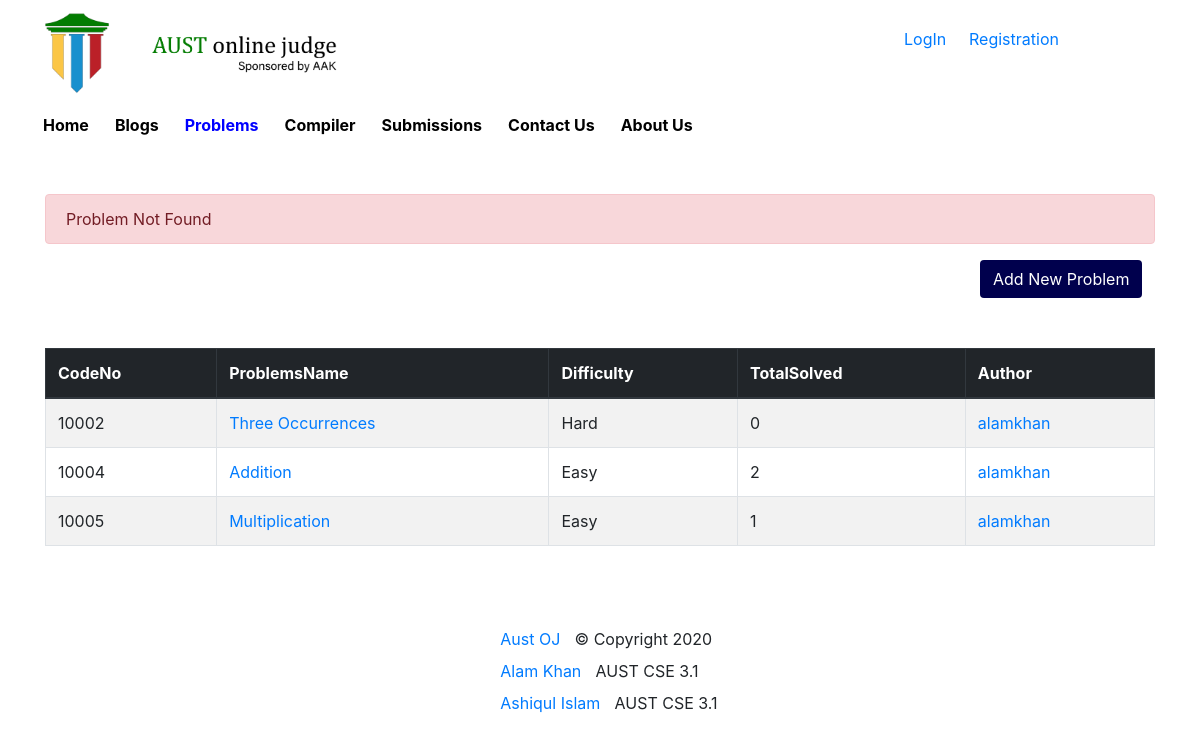
/problems.php?error, run on the app's committed database.
### tables this page shows
CREATE TABLE `project_picture` (
  `name` varchar(200) NOT NULL,
  `path` varchar(200) NOT NULL
);

CREATE TABLE `problemset` (
  `id` int(11) NOT NULL,
  `name` varchar(200) NOT NULL,
  `difficulty` varchar(200) NOT NULL,
  `totalsolved` int(11) NOT NULL,
  `timelimit` int(11) NOT NULL,
  `statement` longtext NOT NULL,
  `inputformat` longtext NOT NULL,
  `constraints` longtext NOT NULL,
  `outputformat` longtext NOT NULL,
  `sampleinput` longtext NOT NULL,
  `sampleoutput` longtext NOT NULL,
  `hiddeninput` longtext NOT NULL,
  `hiddenoutput` longtext NOT NULL,
  `author` varchar(200) NOT NULL,
  `authorid` int(11) NOT NULL
);

### problems.php (the view, shortened to what this page needs)
<?php
    if(isset($_SESSION['username']))
        include 'loggedin.php';
    else
    include 'notloggedin.php';
?>
<!DOCTYPE html>
<html lang="en">
<head>
        <link rel="stylesheet" href="css/bootstrap.min.css" />
        <link rel="stylesheet" href="css/main.css" />
    </head>
<body>
    <div class="Row">
        <div class="container">
                <div class="row bar">
                        <div class = "col-1.5">
                            <a href="index.php"><button type="button" class="btn homebutton"><b>Home</b></button></a>
                        </div>
                        <div class = "col-1.5">
                            <a href="blogs.php"><button type="button" class="btn homebutton"><b>Blogs</b></button></a>
                        </div>
                        <div class = "col-1.5">
                            <a href="problems.php"><button type="button" class="btn mybutton"><b>Problems</b></button></a>
                        </div>
                        <div class = "col-1.5">
                            <a href="compiler.php"><button type="button" class="btn homebutton"><b>Compiler</b></button></a>
                        </div>
                        <div class = "col-1.5">
                            <a href="submissions.php"><button type="button" class="btn homebutton"><b>Submissions</b></button></a>
                        </div>
                        <div class = "col-1.5">
                            <a href="contactus.php"><button type="button" class="btn homebutton"><b>Contact Us</b></button></a>
                        </div>
                        <div class = "col-1.5">
                            <a href="aboutus.php"><button type="button" class="btn homebutton"><b>About Us</b></button></a>
                        </div>
                </div>
                <div class ="row space"></div>
            </div>
        <div class= "container" >
            <?php
                if(isset($_GET['error']))
                {
                     $Msg = "Problem Not Found";
                    echo '<div class="alert alert-danger">'.$Msg.'</div>';
                }
            ?>
        </div>
    <div class="container">
    	<div class="row">
    	<div class = "col-10"> </div>
    	        <form action="add-new-problem.php">
                    <button type="Submit" class="btn loginbutton" value="Submit" name=""> Add New Problem</button>
                </form>
                </div>
		<table class="table table-bordered table-striped">
		<thead class="thead-dark">
		<tr>
			<th>CodeNo</th>
			<th>ProblemsName</th>
			<th>Difficulty</th>
			<th>TotalSolved</th>
            <th>Author</th>
		</tr>
		</thead>
		<?php
		$conn = mysqli_connect("localhost","root","","170204084");
         $sql = "SELECT * FROM problemset";
         $result= $conn->query($sql);
         if($result-> num_rows >0){
         	while($row = $result-> fetch_assoc()){
         		echo "<tr><td>".$row["id"]."</td><td><a  href=\"problem-view.php?id=".$row["id"]."\">".$row["name"]."</a></td> <td>".$row["difficulty"]."</td><td>".$row["totalsolved"]."</td><td><a  href=\"profile.php?id=".$row["authorid"]."\">".$row["author"]."</a></td></tr>";
         	}
         }
         else{
         }
		?>
	</table>
	</div>
</div>
</body>
</html>
<?php
    include 'footer.php';
?>

### notloggedin.php (shortened to what this page needs)
<?php
	$conn = new mysqli("localhost", "root","", "170204084");
    $sql = "SELECT * FROM project_picture where name= 'logo'";
    $result= $conn->query($sql);
    while($row = $result-> fetch_assoc())
    {
        $pic= $row["path"];
    }
?>
<!doctype html>
<html lang="en">
	<head>
	    <link rel="stylesheet" href="css/bootstrap.min.css" />
	    <link rel="stylesheet" href="css/main.css" />
	</head>
	<body>
		<div class='Row'>
			<div class="container">
				<div class="row">
					<div class="col-8">
						<img src="<?php echo $pic ?>" class = "logo">
					</div>
					<div class = "login" >
						<a  href="login.php">LogIn</a>
					</div>
					<div class =  "regi">
						<a  href="register.php" >Registration</a>
					</div>
				</div>
			</div>
		</div>
	</body>
</html>

### css/main.css (style rules this page uses)
.Row { background: white; margin: 1%; }
.regi { margin-left: 2%; margin-top: 15px; }
.login { margin-top: 15px; margin-left: 10%; }
.logo { width : 40%; height: auto; }
.homebutton { background-color:White; box-shadow:White; }
.mybutton { background-color:White; box-shadow:White; color : #0000ff; }
.space { height: 50px; }
.table-striped { margin-top: 50px; }
.loginbutton { background-color:#00004d; box-shadow:#009933; color: white; }

### data on the page
project_picture: path (picture)
problemset: id "10002", name "Three Occurrences", difficulty "Hard", totalsolved "0", author "alamkhan"
problemset: id "10004", name "Addition", difficulty "Easy", totalsolved "2", author "alamkhan"
problemset: id "10005", name "Multiplication", difficulty "Easy", totalsolved "1", author "alamkhan"

### other printed values
$Msg "Problem Not Found"
